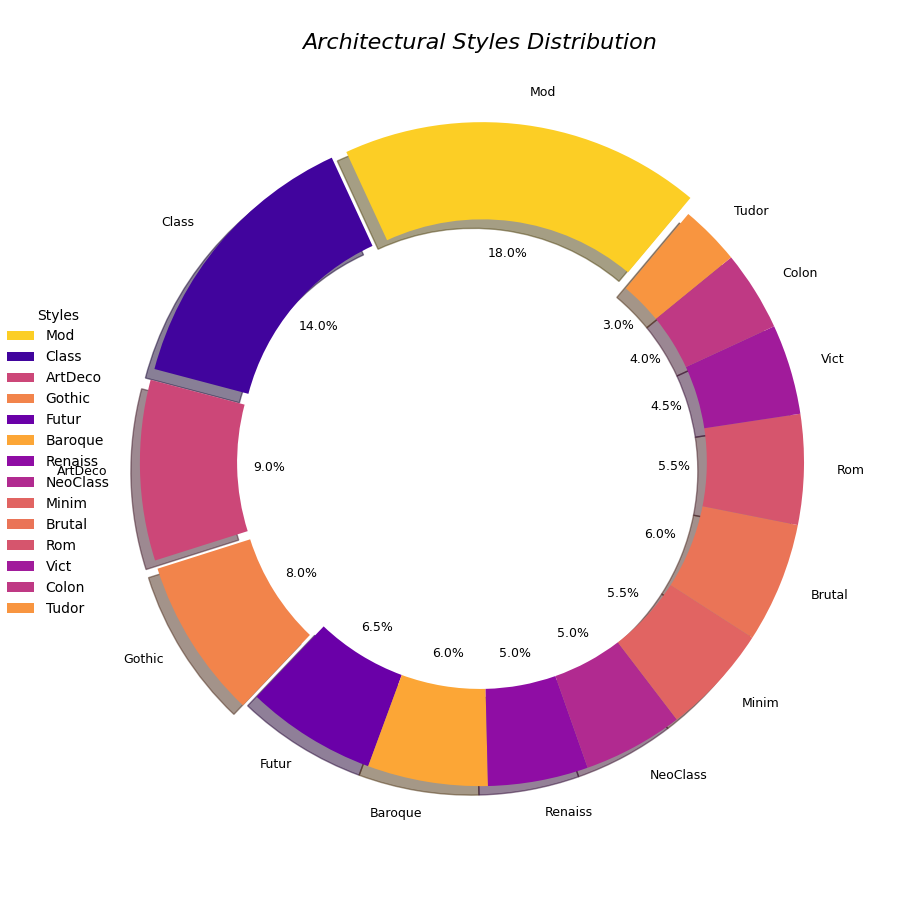

This chart was generated by the following Python code:
import matplotlib.pyplot as plt

styles = [
    'Mod', 'Class', 'ArtDeco', 'Gothic', 'Futur',
    'Baroque', 'Renaiss', 'NeoClass', 'Minim',
    'Brutal', 'Rom', 'Vict', 'Colon', 'Tudor'
]
percentages = [18.0, 14.0, 9.0, 8.0, 6.5, 6.0, 5.0, 5.0, 5.5, 
               6.0, 5.5, 4.5, 4.0, 3.5]

# Correct percentages to sum to 100
total = sum(percentages)
correction = 100 - total
percentages[-1] += correction

colors = plt.cm.plasma([
    0.9, 0.1, 0.5, 0.7, 0.2, 0.8, 0.3, 0.4, 0.6,
    0.65, 0.55, 0.35, 0.45, 0.75
])

explode = tuple(0.05 if p >= 8 else 0 for p in percentages)

fig, ax = plt.subplots(figsize=(9, 9))
wedges, texts, autotexts = ax.pie(
    percentages,
    labels=styles,
    autopct=lambda pct: f'{pct:.1f}%',
    startangle=50,
    colors=colors,
    explode=explode,
    shadow=True,
    wedgeprops=dict(width=0.3)  # Setting width for donut shape
)

plt.setp(autotexts, size=9, weight='normal', color='black')
plt.setp(texts, size=9)

ax.set_title(
    'Architectural Styles Distribution',
    fontsize=16,
    fontweight='light',
    style='italic'
)

ax.legend(
    wedges,
    styles,
    title='Styles',
    loc='center left',
    bbox_to_anchor=(-0.1, 0.5),
    frameon=False,
    markerscale=0.8
)

plt.tight_layout()
plt.show()
